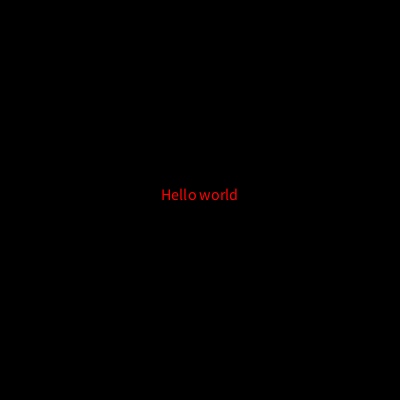
Frame 1 (no input)
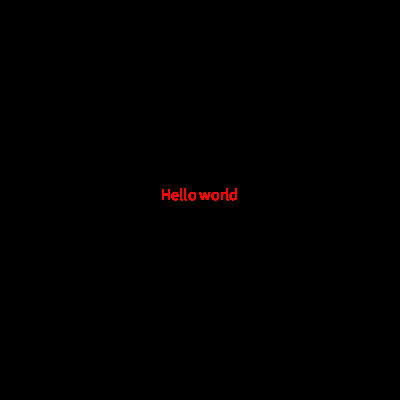
Frame 60 (the mouse pressed at the canvas centre just before this capture)
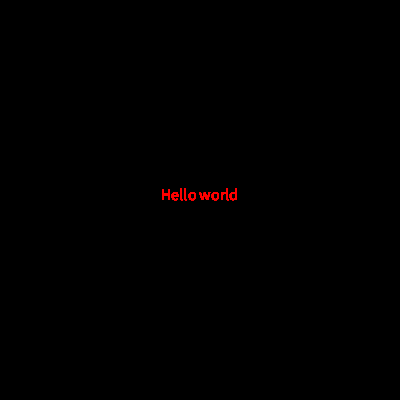
Frame 120 (the mouse held since frame 60 and released just before this capture)

The Processing sketch that drew these frames (run headless with seeded random() and noise(); from frame 60 on, the mouse is pressed at the canvas centre):

// Processing sketch: GitHubWS
// ── GitHubWS.pde
void setup() {
  size(400, 400);
  background(0);
}

void draw() {
  textAlign(CENTER);
  fill(255,0,0);
  textSize(16);
  text("Hello world", 200, 200);
}
